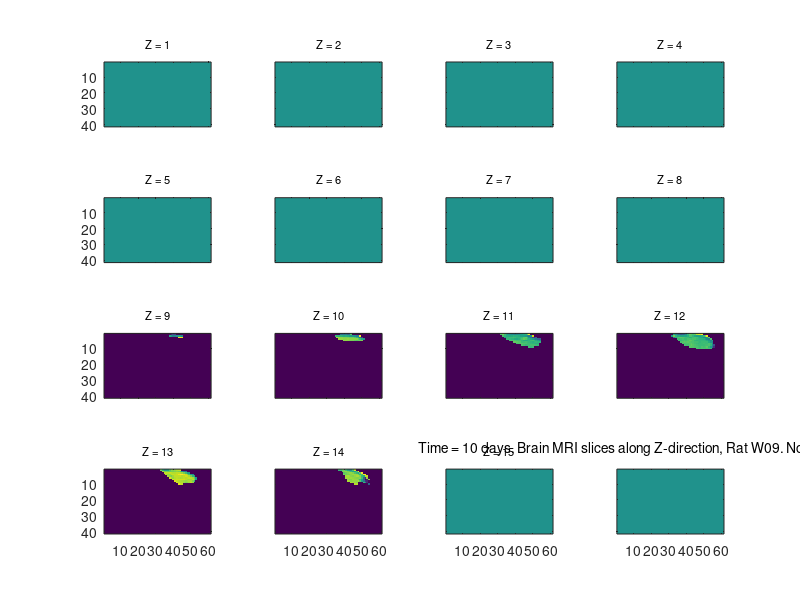
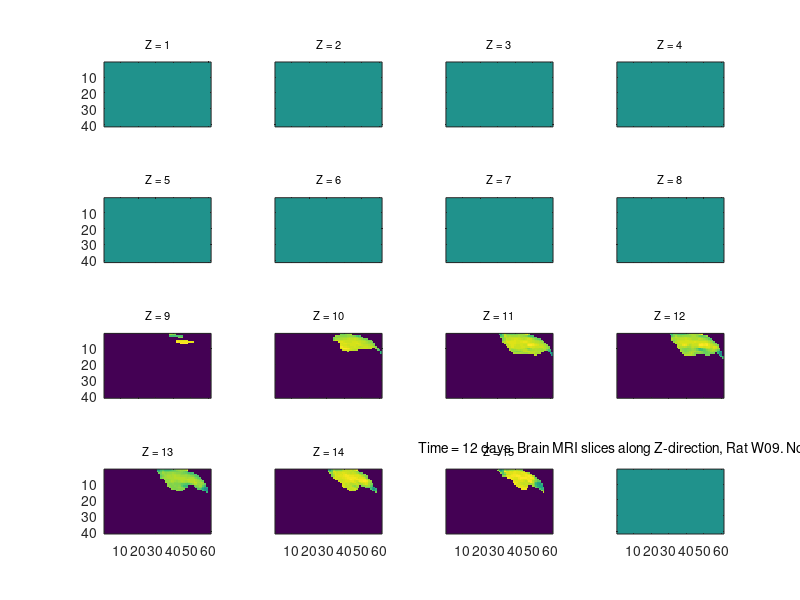
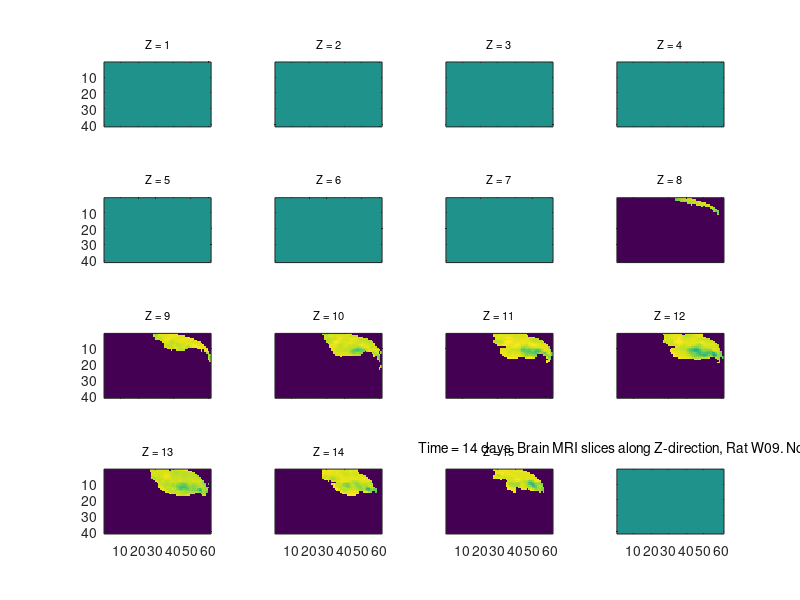
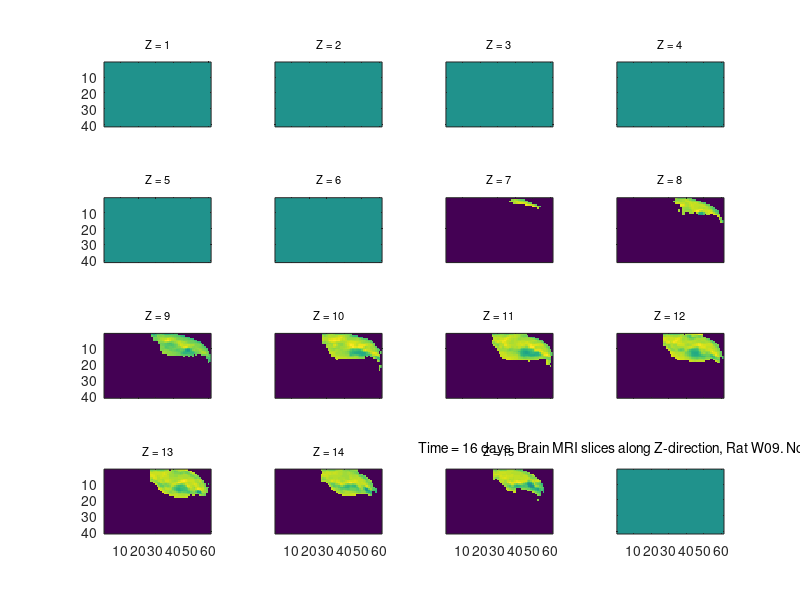

Source code (MATLAB) for these figures, in order:
clc;clear;
%script requires cells.mat data file to be pre-downloaded from assignment
%webpage: http://www.shahmoradi.org/ICP2017F/exam/1-semester-project
load('cells.mat')

for k = 1:7
    for frame = 1:16
        figure(k)
        sp(frame) = subplot(4,4,frame);
        imagesc(cells(:,:,frame,k));
        j=title(['Z = ',num2str(frame)]);
       set(j,'FontSize',8,'FontWeight','normal')
        if frame ~= 1
            if frame ~= 5
                if frame ~= 9
                    if frame ~= 13
                        set(sp(frame),'YTickLabel',[])
                    end
                end
            end
        end
    end
    
    h = title(['Time = ',num2str([((k*2)+8)]),' days. Brain MRI slices along Z-direction, Rat W09. No radiation treatment.']);
    set(h,'FontSize',10,'FontWeight','normal')
    for frame = 1:12
        set(sp(frame),'XTickLabel',[])
    end
    
end